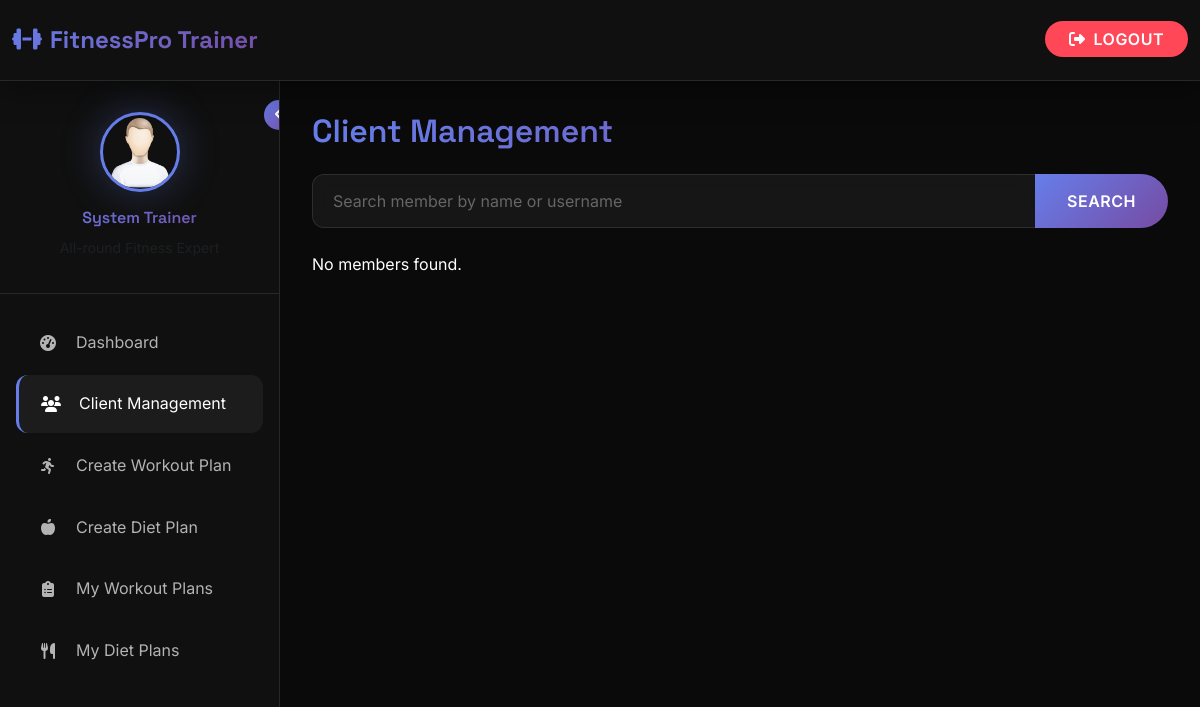
The app's page /trainer/clients (signed in), older data.
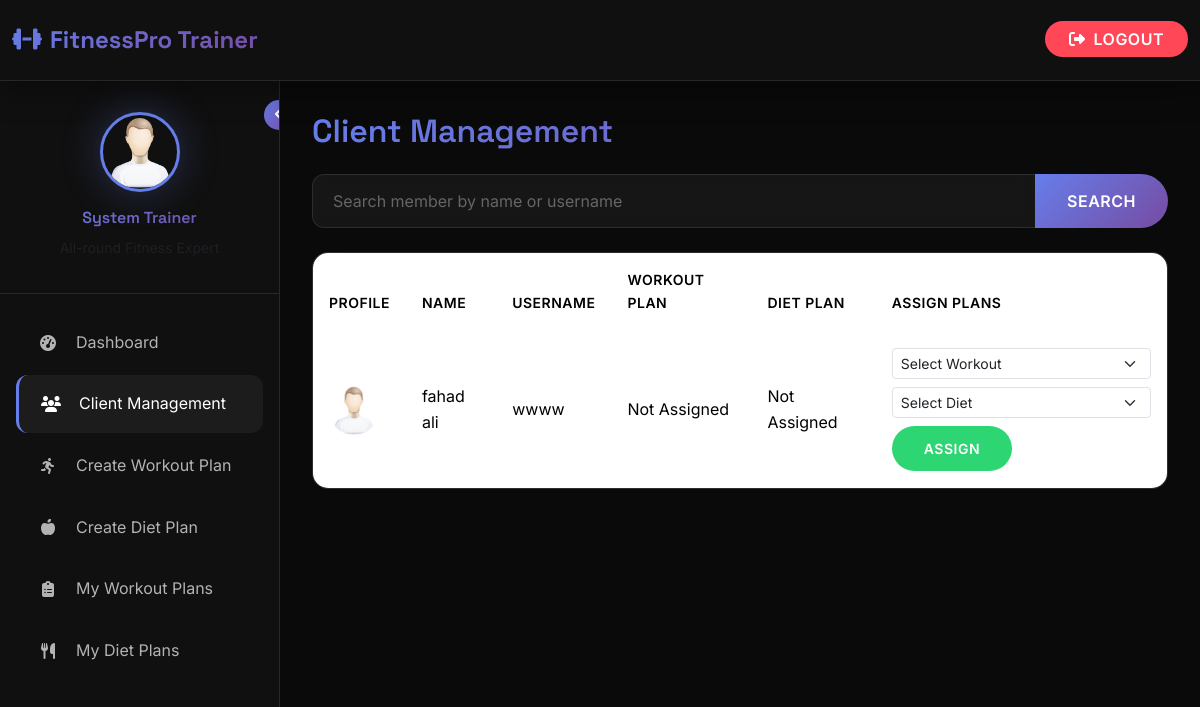
The same page, newer data.
### gym_management/gym_app/models.py (models this page shows, shortened)
class Gym_user(models.Model):
    first_name = models.CharField(max_length=50)
    last_name = models.CharField(max_length=50)
    dob = models.DateField()
    phone_number = models.CharField(max_length=20)
    image = models.ImageField(upload_to="users_profile_images/", default="users_profile_images/default.png", null=True, blank=True)
    weight = models.IntegerField(null=True, blank=True)
    height = models.IntegerField(null=True, blank=True)
    date_of_joining = models.DateTimeField(auto_now_add=True)
    email = models.CharField(max_length=50, null=True, blank=True)
    username = models.CharField(max_length=150, unique=True)
    password = models.CharField(max_length=100)
    address = models.ForeignKey(Address, on_delete=models.CASCADE, null=True, blank=True)
    gender = models.ForeignKey(Gender, on_delete=models.CASCADE)
    gym_split = models.ForeignKey(Gym_split, on_delete=models.CASCADE, null=True, blank=True)
    muscle_strength = models.ForeignKey(Muscle_strength, on_delete=models.CASCADE, null=True, blank=True)
    membership_plan = models.ForeignKey(MembershipPlan, on_delete=models.CASCADE, null=True, blank=True)
    payment_proof = models.ImageField(upload_to="payment_proofs/", null=True, blank=True)
    is_approved = models.BooleanField(default=False)
    is_blocked = models.BooleanField(default=False)
    membership_start_date = models.DateField(null=True, blank=True)
    membership_end_date = models.DateField(null=True, blank=True)
    reminder_sent = models.BooleanField(default=False)
    assigned_trainer = models.ForeignKey(Trainer, on_delete=models.SET_NULL, null=True, blank=True, related_name='assigned_members')
    trainer_requested = models.BooleanField(default=False)
    assigned_workout_plan = models.ForeignKey(WorkoutPlan, on_delete=models.SET_NULL, null=True, blank=True)
    assigned_diet_plan = models.ForeignKey(DietPlan, on_delete=models.SET_NULL, null=True, blank=True)

### gym_management/gym_app/views.py (the view)
# urls.py: path('trainer/clients', views.trainer_clients, name='trainer_clients'),
def trainer_clients(request):
    if 'trainer_id' not in request.session:
        return redirect('/trainer_login')
    trainer = Trainer.objects.get(id=request.session['trainer_id'])
    query = request.GET.get('q', '')
    members = Gym_user.objects.filter(assigned_trainer=trainer)
    if query:
        members = members.filter(
            Q(first_name__icontains=query) |
            Q(last_name__icontains=query) |
            Q(username__icontains=query)
        )
    context = {
        'trainer': trainer,
        'members': members,
        'workout_plans': WorkoutPlan.objects.filter(trainer=trainer),
        'diet_plans': DietPlan.objects.filter(trainer=trainer),
        'query': query
    }
    return render(request, 'trainer/client_management.html', context)

### gym_management/gym_app/templates/trainer/client_management.html (shortened to what this page needs)
{% extends 'base_trainer.html' %}
{% block content %}
<h2 class="gradient-text mb-4">Client Management</h2>
<form method="get" class="mb-4">
  <div class="input-group">
    <input type="text" class="form-control" name="q" placeholder="Search member by name or username" value="{{ query }}">
    <button class="btn btn-primary" type="submit">Search</button>
  </div>
</form>
{% if members %}
<div class="table-responsive">
  <table class="table table-hover">
    <thead>
      <tr>
        <th>Profile</th>
        <th>Name</th>
        <th>Username</th>
        <th>Workout Plan</th>
        <th>Diet Plan</th>
        <th>Assign Plans</th>
      </tr>
    </thead>
    <tbody>
      {% for m in members %}
      <tr>
        <td><img src="{{ m.image.url }}" width="50" class="rounded-circle"></td>
        <td>{{ m.first_name }} {{ m.last_name }}</td>
        <td>{{ m.username }}</td>
        <td>{{ m.assigned_workout_plan.name|default:"Not Assigned" }}</td>
        <td>{{ m.assigned_diet_plan.name|default:"Not Assigned" }}</td>
        <td>
          <form method="post" action="{% url 'assign_plan_to_member' %}">
            <select name="workout_plan_id" class="form-select form-select-sm mb-2">
              <option value="">Select Workout</option>
            </select>
            <select name="diet_plan_id" class="form-select form-select-sm mb-2">
              <option value="">Select Diet</option>
            </select>
            <button type="submit" class="btn btn-success btn-sm">Assign</button>
          </form>
        </td>
      </tr>
      {% endfor %}
    </tbody>
  </table>
</div>
{% else %}
<p>No members found.</p>
{% endif %}
{% endblock %}

Row changes from the older to the newer data that the page shows:
added Gym_user: image (placeholder picture), first_name "fahad", last_name "ali", username "wwww", assigned_workout_plan.name "Not Assigned", assigned_diet_plan.name "Not Assigned"
Text that changed along with them:
text no longer shown: "No members found."
text now shown: "PROFILE NAME USERNAME WORKOUT PLAN DIET PLAN ASSIGN PLANS"
